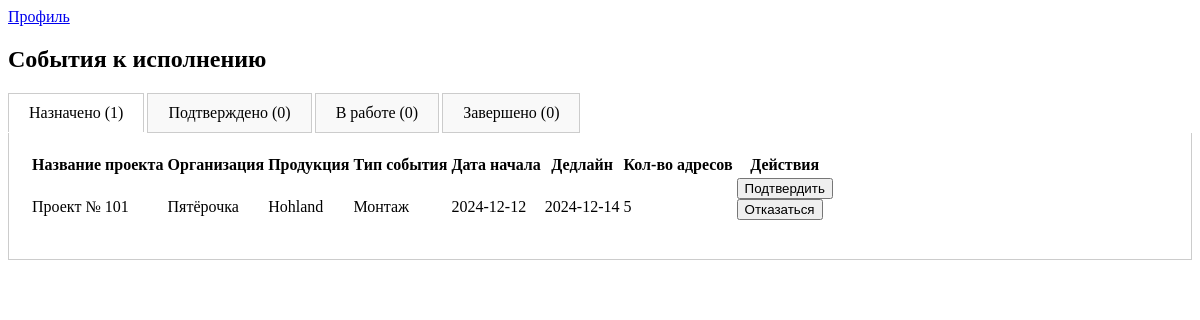
The app's page /projects/assigned-events/ (signed in) with its own data.
### projects/models.py (models this page shows, shortened)
class Event(models.Model):
    EVENT_TYPES = (
        ('montage', 'Монтаж'),
        ('audit', 'Аудит'),
        ('dismantle', 'Демонтаж'),
    )
    project = models.ForeignKey(Project, related_name='events', on_delete=models.CASCADE)
    event_type = models.CharField(choices=EVENT_TYPES, max_length=20)
    description = models.TextField(blank=True)
    photo_count = models.IntegerField()
    event_date = models.DateField()
    duration_days = models.IntegerField(help_text="Количество дней на выполнение")
    assigned_users = models.ManyToManyField(User, through='EventUser', blank=True, related_name='events_as_assignee')
    def due_date(self):
        return self.event_date + timezone.timedelta(days=self.duration_days)

class Project(models.Model):
    user = models.ForeignKey(User, on_delete=models.CASCADE)  # Убрали null=True
    name = models.CharField(max_length=255)
    description = models.TextField(blank=True)
    excel_file = models.FileField(upload_to='excel/', null=True, blank=True)
    organization = models.CharField(max_length=255, blank=True, null=True)  # Новое поле
    product = models.CharField(max_length=255, blank=True, null=True)  # Новое поле

### projects/views.py (the view)
# urls.py: path('assigned-events/', views.assigned_events_list, name='assigned_events_list'),
@login_required
def assigned_events_list(request):
    current_user = request.user
    event_users_by_status = {
        'assigned': EventUser.objects.filter(user=current_user, status='assigned').order_by('event__event_date'),
        'confirmed': EventUser.objects.filter(user=current_user, status='confirmed').order_by('event__event_date'),
        'in_progress': EventUser.objects.filter(user=current_user, status='in_progress').order_by('event__event_date'),
        'completed': EventUser.objects.filter(user=current_user, status='completed').order_by('event__event_date'),
    }
    event_data_by_status = {}
    status_display_map = dict(EventUser.STATUS_CHOICES)
    for status, events in event_users_by_status.items():
        status_display = status_display_map.get(status, status)
        event_data_by_status[status] = {
            'display': status_display,
            'count': events.count(),
            'events': [
                (
                    e.event,
                    e.event.addresses.filter(assigned_user=current_user).count()
                )
                for e in events
            ]
        }
    return render(request, 'projects/assigned_events_list.html', {
        'event_data_by_status': event_data_by_status,
    })

### projects/templates/projects/assigned_events_list.html (shortened to what this page needs)
<html>
<head>
    {% load static %}
</head>
<body>
    <a href="{% url 'executor_profile' %}">Профиль</a>
    <h2>События к исполнению</h2>
    <div id="tabs">
        {% for status, data in event_data_by_status.items %}
            <div class="tab {% if forloop.first %}active{% endif %}" data-status="{{ status }}">
                {{ data.display }} ({{ data.count }})
            </div>
        {% endfor %}
    </div>
    <div id="tab-contents">
        {% for status, data in event_data_by_status.items %}
        <div class="tab-content {% if forloop.first %}active{% endif %}" id="content-{{ status }}">
            <table>
                {% if data.events %}
                    <thead>
                        <tr>
                            <th>Название проекта</th>
                            <th>Организация</th>
                            <th>Продукция</th>
                            <th>Тип события</th>
                            <th>Дата начала</th>
                            <th>Дедлайн</th>
                            <th>Кол-во адресов</th>
                            <th>Действия</th>
                        </tr>
                    </thead>
                {% endif %}
                <tbody>
                    {% for event, assigned_address_count in data.events %}
                    <tr data-url="{% url 'event_detail' event.id %}">
                        <td class="clickable">{{ event.project.name }}</td>
                        <td class="clickable">{{ event.project.organization }}</td>
                        <td class="clickable">{{ event.project.product }}</td>
                        <td class="clickable">{{ event.get_event_type_display }}</td>
                        <td>{{ event.event_date|date:"Y-m-d" }}</td>
                        <td>{{ event.due_date|date:"Y-m-d" }}</td>
                        <td>{{ assigned_address_count }}</td>
                        <td>
                            {% if status == 'assigned' %}
                                <button type="button" class="confirm-btn" data-event-id="{{ event.id }}" data-user-id="{{ request.user.id }}">Подтвердить</button>
                            {% elif status == 'confirmed' %}
                                <button type="button" class="start-btn" data-event-id="{{ event.id }}" data-start-date="{{ event.event_date|date:"Y-m-d" }}">Начать</button>
                            {% elif status == 'in_progress' %}
                                <button type="button" class="complete-btn" data-event-id="{{ event.id }}">Завершить</button>
                            {% endif %}
                            <form action="{% url 'event_remove' event.id %}" method="post" class="remove-form">
                                <button type="button"
                                        class="remove-btn"
                                        data-event-name="{{ event.project.name }}"
                                        data-event-type="{{ event.get_event_type_display }}">Отказаться</button>
                            </form>
                        </td>
                    </tr>
                    {% empty %}
                    <tr>
                        <td colspan="8">Нет событий со статусом "{{ data.display|lower }}".</td>
                    </tr>
                    {% endfor %}
                </tbody>
            </table>
        </div>
        {% endfor %}
    </div>
</body>
</html>

### projects/templates/projects/assigned_events_list.html (style rules this page uses)
.tab { display: inline-block; padding: 10px 20px; cursor: pointer; border: 1px solid #ccc; margin-right: -1px; background-color: #f9f9f9; }
.tab.active { background-color: #fff; border-bottom: none; }
.tab-content { display: none; padding: 20px; border: 1px solid #ccc; border-top: none; }
.tab-content.active { display: block; }

### records on screen
Event: project.name "Проект № 101", project.organization "Пятёрочка", project.product "Hohland", event_type "Монтаж", event_date "2024-12-12", due_date "2024-12-14", assigned_address_count "5"

### other values on screen
{{ data.display }} "Назначено" "Подтверждено" "В работе" "Завершено"
{{ data.count }} "1" "0" "0" "0"
